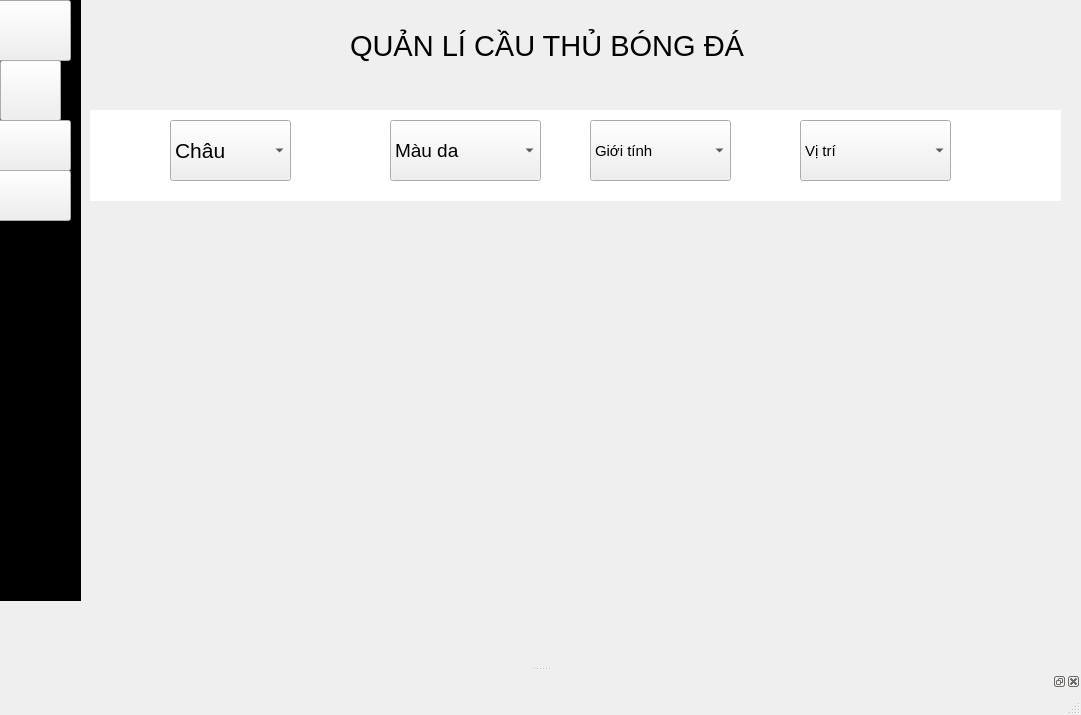
<?xml version="1.0" encoding="UTF-8"?>
<ui version="4.0">
 <class>MainWindow</class>
 <widget class="QMainWindow" name="MainWindow">
  <property name="geometry">
   <rect>
    <x>0</x>
    <y>0</y>
    <width>1081</width>
    <height>715</height>
   </rect>
  </property>
  <property name="font">
   <font>
    <pointsize>11</pointsize>
   </font>
  </property>
  <property name="windowTitle">
   <string>MainWindow</string>
  </property>
  <widget class="QWidget" name="centralwidget">
   <widget class="QLabel" name="label">
    <property name="geometry">
     <rect>
      <x>-10</x>
      <y>0</y>
      <width>91</width>
      <height>601</height>
     </rect>
    </property>
    <property name="styleSheet">
     <string notr="true">color: rgb(255, 0, 0);
background-color: rgb(0, 0, 0);</string>
    </property>
    <property name="text">
     <string/>
    </property>
   </widget>
   <widget class="QLabel" name="label_2">
    <property name="geometry">
     <rect>
      <x>-140</x>
      <y>400</y>
      <width>341</width>
      <height>321</height>
     </rect>
    </property>
    <property name="styleSheet">
     <string notr="true">image: url(:/newPrefix/icons8-setting-64.png);
color: rgb(255, 0, 0);</string>
    </property>
    <property name="text">
     <string/>
    </property>
   </widget>
   <widget class="QLabel" name="label_6">
    <property name="geometry">
     <rect>
      <x>80</x>
      <y>-60</y>
      <width>55</width>
      <height>191</height>
     </rect>
    </property>
    <property name="styleSheet">
     <string notr="true">image: url(:/skibidi/3994376_arrow_back_left_navigation_previous_icon.png);</string>
    </property>
    <property name="text">
     <string/>
    </property>
   </widget>
   <widget class="QLabel" name="label_7">
    <property name="geometry">
     <rect>
      <x>90</x>
      <y>110</y>
      <width>971</width>
      <height>91</height>
     </rect>
    </property>
    <property name="styleSheet">
     <string notr="true">background-color: rgb(255, 255, 255);</string>
    </property>
    <property name="text">
     <string/>
    </property>
   </widget>
   <widget class="QLabel" name="label_8">
    <property name="geometry">
     <rect>
      <x>350</x>
      <y>0</y>
      <width>541</width>
      <height>91</height>
     </rect>
    </property>
    <property name="font">
     <font>
      <pointsize>22</pointsize>
     </font>
    </property>
    <property name="text">
     <string>QUẢN LÍ CẦU THỦ BÓNG ĐÁ</string>
    </property>
   </widget>
   <widget class="QLabel" name="label_9">
    <property name="geometry">
     <rect>
      <x>910</x>
      <y>0</y>
      <width>251</width>
      <height>71</height>
     </rect>
    </property>
    <property name="styleSheet">
     <string notr="true">image: url(:/skibidi/299063_heart_icon.png);</string>
    </property>
    <property name="text">
     <string/>
    </property>
   </widget>
   <widget class="QComboBox" name="comboBox">
    <property name="geometry">
     <rect>
      <x>170</x>
      <y>120</y>
      <width>121</width>
      <height>61</height>
     </rect>
    </property>
    <property name="font">
     <font>
      <pointsize>16</pointsize>
     </font>
    </property>
    <item>
     <property name="text">
      <string>Châu</string>
     </property>
    </item>
    <item>
     <property name="text">
      <string>Châu Mỹ</string>
     </property>
    </item>
    <item>
     <property name="text">
      <string>Châu Âu</string>
     </property>
    </item>
    <item>
     <property name="text">
      <string>Châu Á</string>
     </property>
    </item>
    <item>
     <property name="text">
      <string>Châu Phi</string>
     </property>
    </item>
    <item>
     <property name="text">
      <string>Châu Úc</string>
     </property>
    </item>
    <item>
     <property name="text">
      <string/>
     </property>
    </item>
   </widget>
   <widget class="QComboBox" name="comboBox_2">
    <property name="geometry">
     <rect>
      <x>390</x>
      <y>120</y>
      <width>151</width>
      <height>61</height>
     </rect>
    </property>
    <property name="font">
     <font>
      <pointsize>14</pointsize>
     </font>
    </property>
    <item>
     <property name="text">
      <string>Màu da</string>
     </property>
    </item>
    <item>
     <property name="text">
      <string>Trắng</string>
     </property>
    </item>
    <item>
     <property name="text">
      <string>Đen</string>
     </property>
    </item>
    <item>
     <property name="text">
      <string>Vàng</string>
     </property>
    </item>
   </widget>
   <widget class="QComboBox" name="comboBox_3">
    <property name="geometry">
     <rect>
      <x>590</x>
      <y>120</y>
      <width>141</width>
      <height>61</height>
     </rect>
    </property>
    <item>
     <property name="text">
      <string>Giới tính</string>
     </property>
    </item>
    <item>
     <property name="text">
      <string>Nữ</string>
     </property>
    </item>
    <item>
     <property name="text">
      <string>Nam</string>
     </property>
    </item>
   </widget>
   <widget class="QLabel" name="label_10">
    <property name="geometry">
     <rect>
      <x>930</x>
      <y>110</y>
      <width>171</width>
      <height>71</height>
     </rect>
    </property>
    <property name="styleSheet">
     <string notr="true">image: url(:/skibidi/211817_search_strong_icon.png);</string>
    </property>
    <property name="text">
     <string/>
    </property>
   </widget>
   <widget class="QWidget" name="widget" native="true">
    <property name="geometry">
     <rect>
      <x>460</x>
      <y>280</y>
      <width>120</width>
      <height>80</height>
     </rect>
    </property>
    <widget class="QLabel" name="label_13">
     <property name="geometry">
      <rect>
       <x>-310</x>
       <y>10</y>
       <width>739</width>
       <height>51</height>
      </rect>
     </property>
     <property name="styleSheet">
      <string notr="true">image: url(:/skibidi/images (1).jpg);</string>
     </property>
     <property name="text">
      <string/>
     </property>
    </widget>
   </widget>
   <widget class="QWidget" name="widget_2" native="true">
    <property name="geometry">
     <rect>
      <x>340</x>
      <y>370</y>
      <width>120</width>
      <height>80</height>
     </rect>
    </property>
    <widget class="QLabel" name="label_19">
     <property name="geometry">
      <rect>
       <x>-310</x>
       <y>0</y>
       <width>739</width>
       <height>61</height>
      </rect>
     </property>
     <property name="styleSheet">
      <string notr="true">image: url(:/skibidi/sam-kerr-chelsea.jpg);</string>
     </property>
     <property name="text">
      <string/>
     </property>
    </widget>
   </widget>
   <widget class="QWidget" name="widget_3" native="true">
    <property name="geometry">
     <rect>
      <x>470</x>
      <y>370</y>
      <width>120</width>
      <height>80</height>
     </rect>
    </property>
    <widget class="QLabel" name="label_17">
     <property name="geometry">
      <rect>
       <x>-310</x>
       <y>10</y>
       <width>739</width>
       <height>61</height>
      </rect>
     </property>
     <property name="styleSheet">
      <string notr="true">image: url(:/skibidi/nba-plain--17d4ee85-b080-4318-9c51-9957aa92ceb1.png);</string>
     </property>
     <property name="text">
      <string/>
     </property>
    </widget>
   </widget>
   <widget class="QWidget" name="widget_4" native="true">
    <property name="geometry">
     <rect>
      <x>590</x>
      <y>370</y>
      <width>120</width>
      <height>80</height>
     </rect>
    </property>
    <widget class="QLabel" name="label_14">
     <property name="geometry">
      <rect>
       <x>-310</x>
       <y>10</y>
       <width>739</width>
       <height>61</height>
      </rect>
     </property>
     <property name="styleSheet">
      <string notr="true">image: url(:/skibidi/358358404_6535362201.jpg);</string>
     </property>
     <property name="text">
      <string/>
     </property>
    </widget>
   </widget>
   <widget class="QWidget" name="widget_5" native="true">
    <property name="geometry">
     <rect>
      <x>590</x>
      <y>280</y>
      <width>120</width>
      <height>80</height>
     </rect>
    </property>
    <widget class="QLabel" name="label_15">
     <property name="geometry">
      <rect>
       <x>-310</x>
       <y>10</y>
       <width>739</width>
       <height>61</height>
      </rect>
     </property>
     <property name="styleSheet">
      <string notr="true">image: url(:/skibidi/-large-678.jpeg.webp);</string>
     </property>
     <property name="text">
      <string/>
     </property>
    </widget>
   </widget>
   <widget class="QWidget" name="widget_6" native="true">
    <property name="geometry">
     <rect>
      <x>340</x>
      <y>280</y>
      <width>120</width>
      <height>80</height>
     </rect>
    </property>
    <widget class="QLabel" name="label_12">
     <property name="geometry">
      <rect>
       <x>-310</x>
       <y>10</y>
       <width>739</width>
       <height>57</height>
      </rect>
     </property>
     <property name="styleSheet">
      <string notr="true">image: url(:/skibidi/kevin-de-bruyne-man-city-01482377.webp);</string>
     </property>
     <property name="text">
      <string/>
     </property>
    </widget>
   </widget>
   <widget class="QComboBox" name="comboBox_4">
    <property name="geometry">
     <rect>
      <x>800</x>
      <y>120</y>
      <width>151</width>
      <height>61</height>
     </rect>
    </property>
    <item>
     <property name="text">
      <string>Vị trí</string>
     </property>
    </item>
    <item>
     <property name="text">
      <string>Tiền đạo</string>
     </property>
    </item>
    <item>
     <property name="text">
      <string>Tiền vệ</string>
     </property>
    </item>
    <item>
     <property name="text">
      <string>Hậu vệ</string>
     </property>
    </item>
    <item>
     <property name="text">
      <string>Thủ môn</string>
     </property>
    </item>
   </widget>
   <widget class="QPushButton" name="pushButton">
    <property name="geometry">
     <rect>
      <x>0</x>
      <y>60</y>
      <width>61</width>
      <height>61</height>
     </rect>
    </property>
    <property name="text">
     <string/>
    </property>
    <property name="icon">
     <iconset>
      <normaloff>../image/211817_search_strong_icon.png</normaloff>../image/211817_search_strong_icon.png</iconset>
    </property>
    <property name="iconSize">
     <size>
      <width>50</width>
      <height>50</height>
     </size>
    </property>
   </widget>
   <widget class="QPushButton" name="pushButton_2">
    <property name="geometry">
     <rect>
      <x>-10</x>
      <y>0</y>
      <width>81</width>
      <height>61</height>
     </rect>
    </property>
    <property name="text">
     <string/>
    </property>
    <property name="icon">
     <iconset>
      <normaloff>../image/326656_home_icon.png</normaloff>../image/326656_home_icon.png</iconset>
    </property>
    <property name="iconSize">
     <size>
      <width>50</width>
      <height>50</height>
     </size>
    </property>
   </widget>
   <widget class="QPushButton" name="pushButton_3">
    <property name="geometry">
     <rect>
      <x>-10</x>
      <y>120</y>
      <width>81</width>
      <height>51</height>
     </rect>
    </property>
    <property name="text">
     <string/>
    </property>
    <property name="icon">
     <iconset>
      <normaloff>../image/216477_shopping_cart_icon.png</normaloff>../image/216477_shopping_cart_icon.png</iconset>
    </property>
    <property name="iconSize">
     <size>
      <width>50</width>
      <height>50</height>
     </size>
    </property>
   </widget>
   <widget class="QPushButton" name="pushButton_4">
    <property name="geometry">
     <rect>
      <x>-20</x>
      <y>170</y>
      <width>91</width>
      <height>51</height>
     </rect>
    </property>
    <property name="text">
     <string/>
    </property>
    <property name="icon">
     <iconset>
      <normaloff>../image/9071336_soccer_one_icon.png</normaloff>../image/9071336_soccer_one_icon.png</iconset>
    </property>
    <property name="iconSize">
     <size>
      <width>50</width>
      <height>50</height>
     </size>
    </property>
   </widget>
  </widget>
  <widget class="QMenuBar" name="menubar">
   <property name="geometry">
    <rect>
     <x>0</x>
     <y>0</y>
     <width>1081</width>
     <height>26</height>
    </rect>
   </property>
  </widget>
  <widget class="QStatusBar" name="statusbar"/>
  <widget class="QDockWidget" name="dockWidget">
   <attribute name="dockWidgetArea">
    <number>8</number>
   </attribute>
   <widget class="QWidget" name="dockWidgetContents"/>
  </widget>
 </widget>
 <resources>
  <include location="../../../../../qtdesigner/skibidi.qrc"/>
 </resources>
 <connections/>
</ui>
